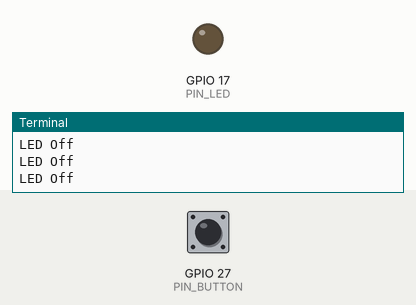
Simulated run of this program. Board: Raspberry Pi (BCM pin numbers). Shown: output pins drawn as LEDs (lit = HIGH), the last lines printed to the terminal. Inputs (shaded band) come from the test bench; at power-on: GPIO 27 (PIN_BUTTON) LOW.

Above: at 1.2 s.
1.3 s: GPIO 27 (PIN_BUTTON) pulled HIGH for 0.15 s
At 1.4 s:
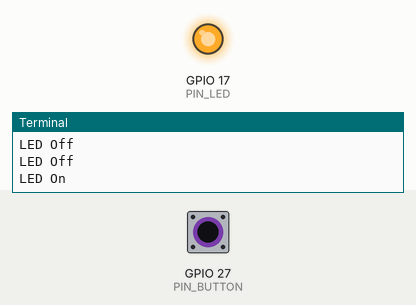
3.0 s: GPIO 27 (PIN_BUTTON) pulled HIGH for 3.2 s
At 6.9 s:
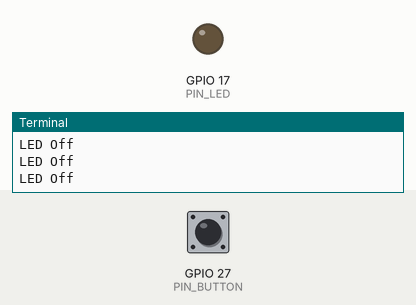
Timing chart, 0 to 8.4 s (numbered marks = the images above; inputs shaded):
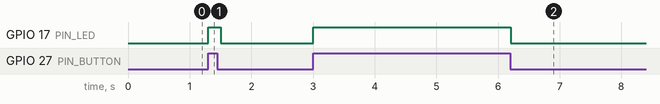

Measured:
- after the input at 1.3 s, GPIO 17 (PIN_LED): LOW → HIGH at once, → LOW 0.20 s later
- after the input at 3.0 s, GPIO 17 (PIN_LED): LOW → HIGH at once, → LOW 3.2 s later

The program:

rpi_button_led.py
```python
#!/usr/bin/python
# Python Sample
#   turns on the LED when press the button
# 2016-05-01 K.OHWADA @ FabLab Kannai

import RPi.GPIO as GPIO
import time

# main
PIN_LED = 17 # con-pin 11
PIN_BUTTON = 27 # con-pin 13
INTERVAL = 0.1 # 0.1 sec
GPIO.setmode(GPIO.BCM)
GPIO.setup(PIN_LED, GPIO.OUT)
GPIO.setup(PIN_BUTTON, GPIO.IN)

try:
	# endless loop
	while True:
		value = GPIO.input(PIN_BUTTON)
		if value == GPIO.HIGH:
			# LED On, if button is pushed
			print "LED On"
  			GPIO.output(PIN_LED, GPIO.HIGH)
		else:
			# LED Off, otherwise
			print "LED Off"
  			GPIO.output(PIN_LED, GPIO.LOW)
  		time.sleep(INTERVAL)
except KeyboardInterrupt:
	# exit the loop, if key interrupt
	pass

# cleanup GPIO

GPIO.cleanup()
# main end
```
